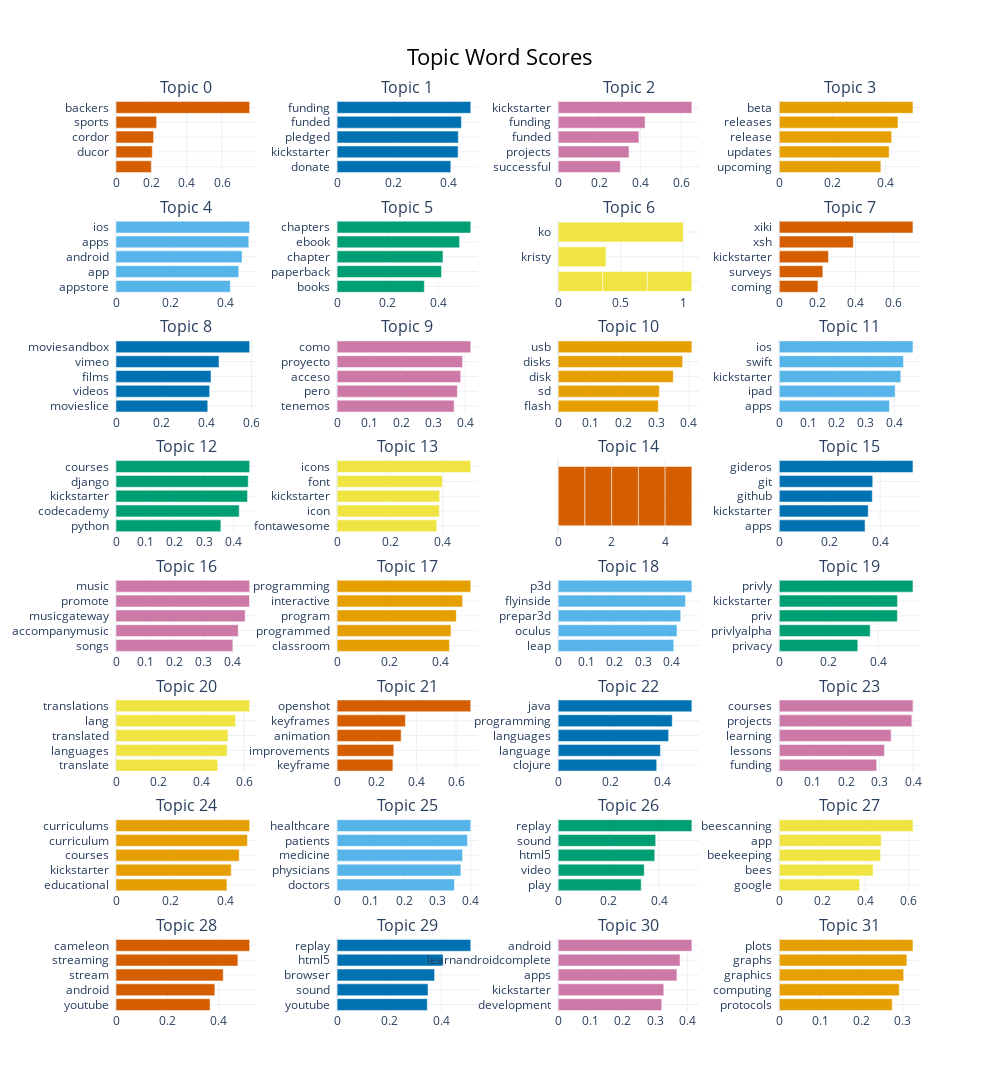

Notebook code for this chart:
### Code cell
topic_model_software.visualize_barchart(top_n_topics=32)

### Figure 1 — Plotly figure (JSON) as saved in the notebook; plotly's stock layout.template omitted (floating-point values rounded to 4 significant figures)
{"data": [{"marker": {"color": "#D55E00"}, "orientation": "h", "x": [0.1996, 0.2053, 0.2129, 0.23, 0.7566], "y": ["  ", "ducor  ", "cordor  ", "sports  ", "backers  "], "type": "bar", "xaxis": "x", "yaxis": "y"}, {"marker": {"color": "#0072B2"}, "orientation": "h", "x": [0.4067, 0.4328, 0.4336, 0.4447, 0.4781], "y": ["donate  ", "kickstarter  ", "pledged  ", "funded  ", "funding  "], "type": "bar", "xaxis": "x2", "yaxis": "y2"}, {"marker": {"color": "#CC79A7"}, "orientation": "h", "x": [0.3025, 0.3449, 0.3931, 0.4233, 0.651], "y": ["successful  ", "projects  ", "funded  ", "funding  ", "kickstarter  "], "type": "bar", "xaxis": "x3", "yaxis": "y3"}, {"marker": {"color": "#E69F00"}, "orientation": "h", "x": [0.382, 0.4134, 0.4227, 0.4466, 0.5028], "y": ["upcoming  ", "updates  ", "release  ", "releases  ", "beta  "], "type": "bar", "xaxis": "x4", "yaxis": "y4"}, {"marker": {"color": "#56B4E9"}, "orientation": "h", "x": [0.417, 0.4481, 0.46, 0.4846, 0.4878], "y": ["appstore  ", "app  ", "android  ", "apps  ", "ios  "], "type": "bar", "xaxis": "x5", "yaxis": "y5"}, {"marker": {"color": "#009E73"}, "orientation": "h", "x": [0.3445, 0.4124, 0.4183, 0.484, 0.5281], "y": ["books  ", "paperback  ", "chapter  ", "ebook  ", "chapters  "], "type": "bar", "xaxis": "x6", "yaxis": "y6"}, {"marker": {"color": "#F0E442"}, "orientation": "h", "x": [0.3565, 0.3565, 0.3565, 0.382, 1.0], "y": ["  ", "  ", "  ", "kristy  ", "ko  "], "type": "bar", "xaxis": "x7", "yaxis": "y7"}, {"marker": {"color": "#D55E00"}, "orientation": "h", "x": [0.2026, 0.2284, 0.2578, 0.3879, 0.7008], "y": ["coming  ", "surveys  ", "kickstarter  ", "xsh  ", "xiki  "], "type": "bar", "xaxis": "x8", "yaxis": "y8"}, {"marker": {"color": "#0072B2"}, "orientation": "h", "x": [0.4061, 0.4147, 0.4205, 0.4559, 0.5916], "y": ["movieslice  ", "videos  ", "films  ", "vimeo  ", "moviesandbox  "], "type": "bar", "xaxis": "x9", "yaxis": "y9"}, {"marker": {"color": "#CC79A7"}, "orientation": "h", "x": [0.3659, 0.376, 0.3864, 0.3921, 0.4179], "y": ["tenemos  ", "pero  ", "acceso  ", "proyecto  ", "como  "], "type": "bar", "xaxis": "x10", "yaxis": "y10"}, {"marker": {"color": "#E69F00"}, "orientation": "h", "x": [0.3064, 0.3095, 0.352, 0.3807, 0.4089], "y": ["flash  ", "sd  ", "disk  ", "disks  ", "usb  "], "type": "bar", "xaxis": "x11", "yaxis": "y11"}, {"marker": {"color": "#56B4E9"}, "orientation": "h", "x": [0.3831, 0.4028, 0.4222, 0.4314, 0.4646], "y": ["apps  ", "ipad  ", "kickstarter  ", "swift  ", "ios  "], "type": "bar", "xaxis": "x12", "yaxis": "y12"}, {"marker": {"color": "#009E73"}, "orientation": "h", "x": [0.3562, 0.4185, 0.4466, 0.4492, 0.4539], "y": ["python  ", "codecademy  ", "kickstarter  ", "django  ", "courses  "], "type": "bar", "xaxis": "x13", "yaxis": "y13"}, {"marker": {"color": "#F0E442"}, "orientation": "h", "x": [0.3764, 0.3863, 0.3878, 0.3979, 0.5051], "y": ["fontawesome  ", "icon  ", "kickstarter  ", "font  ", "icons  "], "type": "bar", "xaxis": "x14", "yaxis": "y14"}, {"marker": {"color": "#D55E00"}, "orientation": "h", "x": [1.0, 1.0, 1.0, 1.0, 1.0], "y": ["  ", "  ", "  ", "  ", "  "], "type": "bar", "xaxis": "x15", "yaxis": "y15"}, {"marker": {"color": "#0072B2"}, "orientation": "h", "x": [0.3402, 0.3526, 0.3688, 0.3706, 0.5302], "y": ["apps  ", "kickstarter  ", "github  ", "git  ", "gideros  "], "type": "bar", "xaxis": "x16", "yaxis": "y16"}, {"marker": {"color": "#CC79A7"}, "orientation": "h", "x": [0.4011, 0.4197, 0.4435, 0.4585, 0.4589], "y": ["songs  ", "accompanymusic  ", "musicgateway  ", "promote  ", "music  "], "type": "bar", "xaxis": "x17", "yaxis": "y17"}, {"marker": {"color": "#E69F00"}, "orientation": "h", "x": [0.4329, 0.4387, 0.4595, 0.4835, 0.515], "y": ["classroom  ", "programmed  ", "program  ", "interactive  ", "programming  "], "type": "bar", "xaxis": "x18", "yaxis": "y18"}, {"marker": {"color": "#56B4E9"}, "orientation": "h", "x": [0.4088, 0.4203, 0.4335, 0.4502, 0.4729], "y": ["leap  ", "oculus  ", "prepar3d  ", "flyinside  ", "p3d  "], "type": "bar", "xaxis": "x19", "yaxis": "y19"}, {"marker": {"color": "#009E73"}, "orientation": "h", "x": [0.3177, 0.3678, 0.4779, 0.4781, 0.5409], "y": ["privacy  ", "privlyalpha  ", "priv  ", "kickstarter  ", "privly  "], "type": "bar", "xaxis": "x20", "yaxis": "y20"}, {"marker": {"color": "#F0E442"}, "orientation": "h", "x": [0.4768, 0.5207, 0.5248, 0.5601, 0.6262], "y": ["translate  ", "languages  ", "translated  ", "lang  ", "translations  "], "type": "bar", "xaxis": "x21", "yaxis": "y21"}, {"marker": {"color": "#D55E00"}, "orientation": "h", "x": [0.2815, 0.286, 0.3231, 0.3444, 0.6743], "y": ["keyframe  ", "improvements  ", "animation  ", "keyframes  ", "openshot  "], "type": "bar", "xaxis": "x22", "yaxis": "y22"}, {"marker": {"color": "#0072B2"}, "orientation": "h", "x": [0.3788, 0.3931, 0.4245, 0.4386, 0.514], "y": ["clojure  ", "language  ", "languages  ", "programming  ", "java  "], "type": "bar", "xaxis": "x23", "yaxis": "y23"}, {"marker": {"color": "#CC79A7"}, "orientation": "h", "x": [0.291, 0.3142, 0.3342, 0.3961, 0.3994], "y": ["funding  ", "lessons  ", "learning  ", "projects  ", "courses  "], "type": "bar", "xaxis": "x24", "yaxis": "y24"}, {"marker": {"color": "#E69F00"}, "orientation": "h", "x": [0.4067, 0.4225, 0.4518, 0.4817, 0.49], "y": ["educational  ", "kickstarter  ", "courses  ", "curriculum  ", "curriculums  "], "type": "bar", "xaxis": "x25", "yaxis": "y25"}, {"marker": {"color": "#56B4E9"}, "orientation": "h", "x": [0.3506, 0.3701, 0.3749, 0.3896, 0.3995], "y": ["doctors  ", "physicians  ", "medicine  ", "patients  ", "healthcare  "], "type": "bar", "xaxis": "x26", "yaxis": "y26"}, {"marker": {"color": "#009E73"}, "orientation": "h", "x": [0.3292, 0.3413, 0.3831, 0.3866, 0.5302], "y": ["play  ", "video  ", "html5  ", "sound  ", "replay  "], "type": "bar", "xaxis": "x27", "yaxis": "y27"}, {"marker": {"color": "#F0E442"}, "orientation": "h", "x": [0.3723, 0.4351, 0.4697, 0.4727, 0.62], "y": ["google  ", "bees  ", "beekeeping  ", "app  ", "beescanning  "], "type": "bar", "xaxis": "x28", "yaxis": "y28"}, {"marker": {"color": "#D55E00"}, "orientation": "h", "x": [0.3656, 0.3841, 0.4167, 0.4736, 0.5194], "y": ["youtube  ", "android  ", "stream  ", "streaming  ", "cameleon  "], "type": "bar", "xaxis": "x29", "yaxis": "y29"}, {"marker": {"color": "#0072B2"}, "orientation": "h", "x": [0.3458, 0.3487, 0.3739, 0.4065, 0.5127], "y": ["youtube  ", "sound  ", "browser  ", "html5  ", "replay  "], "type": "bar", "xaxis": "x30", "yaxis": "y30"}, {"marker": {"color": "#CC79A7"}, "orientation": "h", "x": [0.3208, 0.3272, 0.3679, 0.3776, 0.4142], "y": ["development  ", "kickstarter  ", "apps  ", "learnandroidcomplete  ", "android  "], "type": "bar", "xaxis": "x31", "yaxis": "y31"}, {"marker": {"color": "#E69F00"}, "orientation": "h", "x": [0.2742, 0.2914, 0.302, 0.3097, 0.3245], "y": ["protocols  ", "computing  ", "graphics  ", "graphs  ", "plots  "], "type": "bar", "xaxis": "x32", "yaxis": "y32"}], "layout": {"xaxis": {"anchor": "y", "domain": [0.0, 0.175], "showgrid": true}, "yaxis": {"anchor": "x", "domain": [0.9187, 1.0], "showgrid": true}, "xaxis2": {"anchor": "y2", "domain": [0.275, 0.45], "showgrid": true}, "yaxis2": {"anchor": "x2", "domain": [0.9187, 1.0], "showgrid": true}, "xaxis3": {"anchor": "y3", "domain": [0.55, 0.725], "showgrid": true}, "yaxis3": {"anchor": "x3", "domain": [0.9187, 1.0], "showgrid": true}, "xaxis4": {"anchor": "y4", "domain": [0.825, 1.0], "showgrid": true}, "yaxis4": {"anchor": "x4", "domain": [0.9187, 1.0], "showgrid": true}, "xaxis5": {"anchor": "y5", "domain": [0.0, 0.175], "showgrid": true}, "yaxis5": {"anchor": "x5", "domain": [0.7875, 0.8687], "showgrid": true}, "xaxis6": {"anchor": "y6", "domain": [0.275, 0.45], "showgrid": true}, "yaxis6": {"anchor": "x6", "domain": [0.7875, 0.8687], "showgrid": true}, "xaxis7": {"anchor": "y7", "domain": [0.55, 0.725], "showgrid": true}, "yaxis7": {"anchor": "x7", "domain": [0.7875, 0.8687], "showgrid": true}, "xaxis8": {"anchor": "y8", "domain": [0.825, 1.0], "showgrid": true}, "yaxis8": {"anchor": "x8", "domain": [0.7875, 0.8687], "showgrid": true}, "xaxis9": {"anchor": "y9", "domain": [0.0, 0.175], "showgrid": true}, "yaxis9": {"anchor": "x9", "domain": [0.6562, 0.7375], "showgrid": true}, "xaxis10": {"anchor": "y10", "domain": [0.275, 0.45], "showgrid": true}, "yaxis10": {"anchor": "x10", "domain": [0.6562, 0.7375], "showgrid": true}, "xaxis11": {"anchor": "y11", "domain": [0.55, 0.725], "showgrid": true}, "yaxis11": {"anchor": "x11", "domain": [0.6562, 0.7375], "showgrid": true}, "xaxis12": {"anchor": "y12", "domain": [0.825, 1.0], "showgrid": true}, "yaxis12": {"anchor": "x12", "domain": [0.6562, 0.7375], "showgrid": true}, "xaxis13": {"anchor": "y13", "domain": [0.0, 0.175], "showgrid": true}, "yaxis13": {"anchor": "x13", "domain": [0.525, 0.6062], "showgrid": true}, "xaxis14": {"anchor": "y14", "domain": [0.275, 0.45], "showgrid": true}, "yaxis14": {"anchor": "x14", "domain": [0.525, 0.6062], "showgrid": true}, "xaxis15": {"anchor": "y15", "domain": [0.55, 0.725], "showgrid": true}, "yaxis15": {"anchor": "x15", "domain": [0.525, 0.6062], "showgrid": true}, "xaxis16": {"anchor": "y16", "domain": [0.825, 1.0], "showgrid": true}, "yaxis16": {"anchor": "x16", "domain": [0.525, 0.6062], "showgrid": true}, "xaxis17": {"anchor": "y17", "domain": [0.0, 0.175], "showgrid": true}, "yaxis17": {"anchor": "x17", "domain": [0.3937, 0.475], "showgrid": true}, "xaxis18": {"anchor": "y18", "domain": [0.275, 0.45], "showgrid": true}, "yaxis18": {"anchor": "x18", "domain": [0.3937, 0.475], "showgrid": true}, "xaxis19": {"anchor": "y19", "domain": [0.55, 0.725], "showgrid": true}, "yaxis19": {"anchor": "x19", "domain": [0.3937, 0.475], "showgrid": true}, "xaxis20": {"anchor": "y20", "domain": [0.825, 1.0], "showgrid": true}, "yaxis20": {"anchor": "x20", "domain": [0.3937, 0.475], "showgrid": true}, "xaxis21": {"anchor": "y21", "domain": [0.0, 0.175], "showgrid": true}, "yaxis21": {"anchor": "x21", "domain": [0.2625, 0.3437], "showgrid": true}, "xaxis22": {"anchor": "y22", "domain": [0.275, 0.45], "showgrid": true}, "yaxis22": {"anchor": "x22", "domain": [0.2625, 0.3437], "showgrid": true}, "xaxis23": {"anchor": "y23", "domain": [0.55, 0.725], "showgrid": true}, "yaxis23": {"anchor": "x23", "domain": [0.2625, 0.3437], "showgrid": true}, "xaxis24": {"anchor": "y24", "domain": [0.825, 1.0], "showgrid": true}, "yaxis24": {"anchor": "x24", "domain": [0.2625, 0.3437], "showgrid": true}, "xaxis25": {"anchor": "y25", "domain": [0.0, 0.175], "showgrid": true}, "yaxis25": {"anchor": "x25", "domain": [0.1312, 0.2125], "showgrid": true}, "xaxis26": {"anchor": "y26", "domain": [0.275, 0.45], "showgrid": true}, "yaxis26": {"anchor": "x26", "domain": [0.1312, 0.2125], "showgrid": true}, "xaxis27": {"anchor": "y27", "domain": [0.55, 0.725], "showgrid": true}, "yaxis27": {"anchor": "x27", "domain": [0.1312, 0.2125], "showgrid": true}, "xaxis28": {"anchor": "y28", "domain": [0.825, 1.0], "showgrid": true}, "yaxis28": {"anchor": "x28", "domain": [0.1312, 0.2125], "showgrid": true}, "xaxis29": {"anchor": "y29", "domain": [0.0, 0.175], "showgrid": true}, "yaxis29": {"anchor": "x29", "domain": [0.0, 0.08125], "showgrid": true}, "xaxis30": {"anchor": "y30", "domain": [0.275, 0.45], "showgrid": true}, "yaxis30": {"anchor": "x30", "domain": [0.0, 0.08125], "showgrid": true}, "xaxis31": {"anchor": "y31", "domain": [0.55, 0.725], "showgrid": true}, "yaxis31": {"anchor": "x31", "domain": [0.0, 0.08125], "showgrid": true}, "xaxis32": {"anchor": "y32", "domain": [0.825, 1.0], "showgrid": true}, "yaxis32": {"anchor": "x32", "domain": [0.0, 0.08125], "showgrid": true}, "annotations": [{"font": {"size": 16}, "showarrow": false, "text": "Topic 0", "x": 0.0875, "xanchor": "center", "xref": "paper", "y": 1.0, "yanchor": "bottom", "yref": "paper"}, {"font": {"size": 16}, "showarrow": false, "text": "Topic 1", "x": 0.3625, "xanchor": "center", "xref": "paper", "y": 1.0, "yanchor": "bottom", "yref": "paper"}, {"font": {"size": 16}, "showarrow": false, "text": "Topic 2", "x": 0.6375, "xanchor": "center", "xref": "paper", "y": 1.0, "yanchor": "bottom", "yref": "paper"}, {"font": {"size": 16}, "showarrow": false, "text": "Topic 3", "x": 0.9125, "xanchor": "center", "xref": "paper", "y": 1.0, "yanchor": "bottom", "yref": "paper"}, {"font": {"size": 16}, "showarrow": false, "text": "Topic 4", "x": 0.0875, "xanchor": "center", "xref": "paper", "y": 0.8687, "yanchor": "bottom", "yref": "paper"}, {"font": {"size": 16}, "showarrow": false, "text": "Topic 5", "x": 0.3625, "xanchor": "center", "xref": "paper", "y": 0.8687, "yanchor": "bottom", "yref": "paper"}, {"font": {"size": 16}, "showarrow": false, "text": "Topic 6", "x": 0.6375, "xanchor": "center", "xref": "paper", "y": 0.8687, "yanchor": "bottom", "yref": "paper"}, {"font": {"size": 16}, "showarrow": false, "text": "Topic 7", "x": 0.9125, "xanchor": "center", "xref": "paper", "y": 0.8687, "yanchor": "bottom", "yref": "paper"}, {"font": {"size": 16}, "showarrow": false, "text": "Topic 8", "x": 0.0875, "xanchor": "center", "xref": "paper", "y": 0.7375, "yanchor": "bottom", "yref": "paper"}, {"font": {"size": 16}, "showarrow": false, "text": "Topic 9", "x": 0.3625, "xanchor": "center", "xref": "paper", "y": 0.7375, "yanchor": "bottom", "yref": "paper"}, {"font": {"size": 16}, "showarrow": false, "text": "Topic 10", "x": 0.6375, "xanchor": "center", "xref": "paper", "y": 0.7375, "yanchor": "bottom", "yref": "paper"}, {"font": {"size": 16}, "showarrow": false, "text": "Topic 11", "x": 0.9125, "xanchor": "center", "xref": "paper", "y": 0.7375, "yanchor": "bottom", "yref": "paper"}, {"font": {"size": 16}, "showarrow": false, "text": "Topic 12", "x": 0.0875, "xanchor": "center", "xref": "paper", "y": 0.6062, "yanchor": "bottom", "yref": "paper"}, {"font": {"size": 16}, "showarrow": false, "text": "Topic 13", "x": 0.3625, "xanchor": "center", "xref": "paper", "y": 0.6062, "yanchor": "bottom", "yref": "paper"}, {"font": {"size": 16}, "showarrow": false, "text": "Topic 14", "x": 0.6375, "xanchor": "center", "xref": "paper", "y": 0.6062, "yanchor": "bottom", "yref": "paper"}, {"font": {"size": 16}, "showarrow": false, "text": "Topic 15", "x": 0.9125, "xanchor": "center", "xref": "paper", "y": 0.6062, "yanchor": "bottom", "yref": "paper"}, {"font": {"size": 16}, "showarrow": false, "text": "Topic 16", "x": 0.0875, "xanchor": "center", "xref": "paper", "y": 0.475, "yanchor": "bottom", "yref": "paper"}, {"font": {"size": 16}, "showarrow": false, "text": "Topic 17", "x": 0.3625, "xanchor": "center", "xref": "paper", "y": 0.475, "yanchor": "bottom", "yref": "paper"}, {"font": {"size": 16}, "showarrow": false, "text": "Topic 18", "x": 0.6375, "xanchor": "center", "xref": "paper", "y": 0.475, "yanchor": "bottom", "yref": "paper"}, {"font": {"size": 16}, "showarrow": false, "text": "Topic 19", "x": 0.9125, "xanchor": "center", "xref": "paper", "y": 0.475, "yanchor": "bottom", "yref": "paper"}, {"font": {"size": 16}, "showarrow": false, "text": "Topic 20", "x": 0.0875, "xanchor": "center", "xref": "paper", "y": 0.3437, "yanchor": "bottom", "yref": "paper"}, {"font": {"size": 16}, "showarrow": false, "text": "Topic 21", "x": 0.3625, "xanchor": "center", "xref": "paper", "y": 0.3437, "yanchor": "bottom", "yref": "paper"}, {"font": {"size": 16}, "showarrow": false, "text": "Topic 22", "x": 0.6375, "xanchor": "center", "xref": "paper", "y": 0.3437, "yanchor": "bottom", "yref": "paper"}, {"font": {"size": 16}, "showarrow": false, "text": "Topic 23", "x": 0.9125, "xanchor": "center", "xref": "paper", "y": 0.3437, "yanchor": "bottom", "yref": "paper"}, {"font": {"size": 16}, "showarrow": false, "text": "Topic 24", "x": 0.0875, "xanchor": "center", "xref": "paper", "y": 0.2125, "yanchor": "bottom", "yref": "paper"}, {"font": {"size": 16}, "showarrow": false, "text": "Topic 25", "x": 0.3625, "xanchor": "center", "xref": "paper", "y": 0.2125, "yanchor": "bottom", "yref": "paper"}, {"font": {"size": 16}, "showarrow": false, "text": "Topic 26", "x": 0.6375, "xanchor": "center", "xref": "paper", "y": 0.2125, "yanchor": "bottom", "yref": "paper"}, {"font": {"size": 16}, "showarrow": false, "text": "Topic 27", "x": 0.9125, "xanchor": "center", "xref": "paper", "y": 0.2125, "yanchor": "bottom", "yref": "paper"}, {"font": {"size": 16}, "showarrow": false, "text": "Topic 28", "x": 0.0875, "xanchor": "center", "xref": "paper", "y": 0.08125, "yanchor": "bottom", "yref": "paper"}, {"font": {"size": 16}, "showarrow": false, "text": "Topic 29", "x": 0.3625, "xanchor": "center", "xref": "paper", "y": 0.08125, "yanchor": "bottom", "yref": "paper"}, {"font": {"size": 16}, "showarrow": false, "text": "Topic 30", "x": 0.6375, "xanchor": "center", "xref": "paper", "y": 0.08125, "yanchor": "bottom", "yref": "paper"}, {"font": {"size": 16}, "showarrow": false, "text": "Topic 31", "x": 0.9125, "xanchor": "center", "xref": "paper", "y": 0.08125, "yanchor": "bottom", "yref": "paper"}], "title": {"font": {"size": 22, "color": "Black"}, "text": "Topic Word Scores", "x": 0.5, "xanchor": "center", "yanchor": "top"}, "hoverlabel": {"font": {"size": 16, "family": "Rockwell"}, "bgcolor": "white"}, "showlegend": false, "width": 1000, "height": 2000}}
